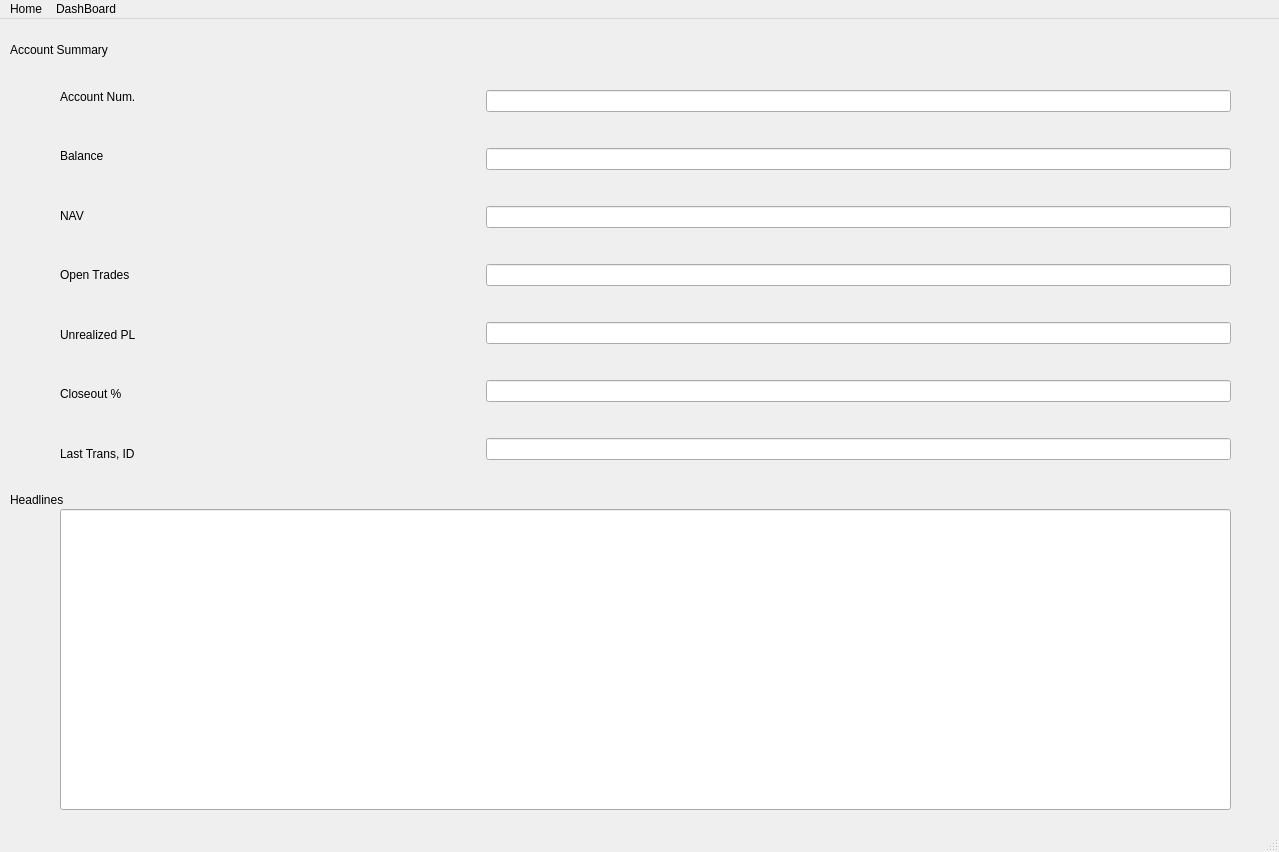
<?xml version="1.0" encoding="UTF-8"?>
<ui version="4.0">
 <class>NewsWindow</class>
 <widget class="QMainWindow" name="NewsWindow">
  <property name="geometry">
   <rect>
    <x>0</x>
    <y>0</y>
    <width>1279</width>
    <height>852</height>
   </rect>
  </property>
  <property name="windowTitle">
   <string>Forex Dash</string>
  </property>
  <widget class="QWidget" name="centralwidget">
   <widget class="QLabel" name="label">
    <property name="geometry">
     <rect>
      <x>0</x>
      <y>0</y>
      <width>1279</width>
      <height>852</height>
     </rect>
    </property>
    <property name="styleSheet">
     <string notr="true"/>
    </property>
    <property name="text">
     <string/>
    </property>
    <property name="pixmap">
     <pixmap>../Images/Background.png</pixmap>
    </property>
   </widget>
   <widget class="QLineEdit" name="lineEdit_headlines">
    <property name="geometry">
     <rect>
      <x>60</x>
      <y>490</y>
      <width>1171</width>
      <height>301</height>
     </rect>
    </property>
    <property name="styleSheet">
     <string notr="true">font: 14pt &quot;MS Shell Dlg 2&quot;;</string>
    </property>
   </widget>
   <widget class="QLabel" name="label_account_summary">
    <property name="geometry">
     <rect>
      <x>10</x>
      <y>10</y>
      <width>251</width>
      <height>41</height>
     </rect>
    </property>
    <property name="styleSheet">
     <string notr="true">font: 18pt &quot;MS Shell Dlg 2&quot;;</string>
    </property>
    <property name="text">
     <string>Account Summary </string>
    </property>
   </widget>
   <widget class="QWidget" name="layoutWidget">
    <property name="geometry">
     <rect>
      <x>60</x>
      <y>60</y>
      <width>1171</width>
      <height>392</height>
     </rect>
    </property>
    <layout class="QHBoxLayout" name="horizontalLayout">
     <property name="spacing">
      <number>350</number>
     </property>
     <item>
      <layout class="QVBoxLayout" name="verticalLayout">
       <property name="spacing">
        <number>25</number>
       </property>
       <item>
        <widget class="QLabel" name="label_account_num">
         <property name="styleSheet">
          <string notr="true">font: 14pt &quot;MS Shell Dlg 2&quot;;</string>
         </property>
         <property name="text">
          <string>Account Num.</string>
         </property>
        </widget>
       </item>
       <item>
        <widget class="QLabel" name="label_balance">
         <property name="styleSheet">
          <string notr="true">font: 14pt &quot;MS Shell Dlg 2&quot;;</string>
         </property>
         <property name="text">
          <string>Balance</string>
         </property>
        </widget>
       </item>
       <item>
        <widget class="QLabel" name="label_nav">
         <property name="styleSheet">
          <string notr="true">font: 14pt &quot;MS Shell Dlg 2&quot;;</string>
         </property>
         <property name="text">
          <string>NAV</string>
         </property>
        </widget>
       </item>
       <item>
        <widget class="QLabel" name="label_open_trades">
         <property name="styleSheet">
          <string notr="true">font: 14pt &quot;MS Shell Dlg 2&quot;;</string>
         </property>
         <property name="text">
          <string>Open Trades</string>
         </property>
        </widget>
       </item>
       <item>
        <widget class="QLabel" name="label_unrealizedpl">
         <property name="styleSheet">
          <string notr="true">font: 14pt &quot;MS Shell Dlg 2&quot;;</string>
         </property>
         <property name="text">
          <string>Unrealized PL</string>
         </property>
        </widget>
       </item>
       <item>
        <widget class="QLabel" name="label_closeout">
         <property name="styleSheet">
          <string notr="true">font: 14pt &quot;MS Shell Dlg 2&quot;;</string>
         </property>
         <property name="text">
          <string>Closeout %</string>
         </property>
        </widget>
       </item>
       <item>
        <widget class="QLabel" name="label_last_trans">
         <property name="styleSheet">
          <string notr="true">font: 14pt &quot;MS Shell Dlg 2&quot;;</string>
         </property>
         <property name="text">
          <string>Last Trans, ID</string>
         </property>
        </widget>
       </item>
      </layout>
     </item>
     <item>
      <layout class="QVBoxLayout" name="verticalLayout_2">
       <property name="spacing">
        <number>25</number>
       </property>
       <item>
        <widget class="QLineEdit" name="lineEdit_account_num">
         <property name="styleSheet">
          <string notr="true">font: 14pt &quot;MS Shell Dlg 2&quot;;</string>
         </property>
        </widget>
       </item>
       <item>
        <widget class="QLineEdit" name="lineEdit_balance">
         <property name="styleSheet">
          <string notr="true">font: 14pt &quot;MS Shell Dlg 2&quot;;</string>
         </property>
        </widget>
       </item>
       <item>
        <widget class="QLineEdit" name="lineEdit_nav">
         <property name="styleSheet">
          <string notr="true">font: 14pt &quot;MS Shell Dlg 2&quot;;</string>
         </property>
        </widget>
       </item>
       <item>
        <widget class="QLineEdit" name="lineEdit_open_trades">
         <property name="styleSheet">
          <string notr="true">font: 14pt &quot;MS Shell Dlg 2&quot;;</string>
         </property>
        </widget>
       </item>
       <item>
        <widget class="QLineEdit" name="lineEdit_unrealized_pl">
         <property name="styleSheet">
          <string notr="true">font: 14pt &quot;MS Shell Dlg 2&quot;;</string>
         </property>
        </widget>
       </item>
       <item>
        <widget class="QLineEdit" name="lineEdit_closeout">
         <property name="styleSheet">
          <string notr="true">font: 14pt &quot;MS Shell Dlg 2&quot;;</string>
         </property>
        </widget>
       </item>
       <item>
        <widget class="QLineEdit" name="lineEdit_last_trans">
         <property name="styleSheet">
          <string notr="true">font: 14pt &quot;MS Shell Dlg 2&quot;;</string>
         </property>
        </widget>
       </item>
      </layout>
     </item>
    </layout>
   </widget>
   <widget class="QLabel" name="label_headlines">
    <property name="geometry">
     <rect>
      <x>10</x>
      <y>460</y>
      <width>131</width>
      <height>41</height>
     </rect>
    </property>
    <property name="styleSheet">
     <string notr="true">font: 18pt &quot;MS Shell Dlg 2&quot;;</string>
    </property>
    <property name="text">
     <string>Headlines </string>
    </property>
   </widget>
  </widget>
  <widget class="QMenuBar" name="menubar">
   <property name="geometry">
    <rect>
     <x>0</x>
     <y>0</y>
     <width>1279</width>
     <height>20</height>
    </rect>
   </property>
   <widget class="QMenu" name="menuHome">
    <property name="title">
     <string>Home</string>
    </property>
   </widget>
   <widget class="QMenu" name="menuDashBoard">
    <property name="title">
     <string>DashBoard</string>
    </property>
   </widget>
   <addaction name="menuHome"/>
   <addaction name="menuDashBoard"/>
  </widget>
  <widget class="QStatusBar" name="statusbar"/>
 </widget>
 <resources/>
 <connections/>
</ui>
